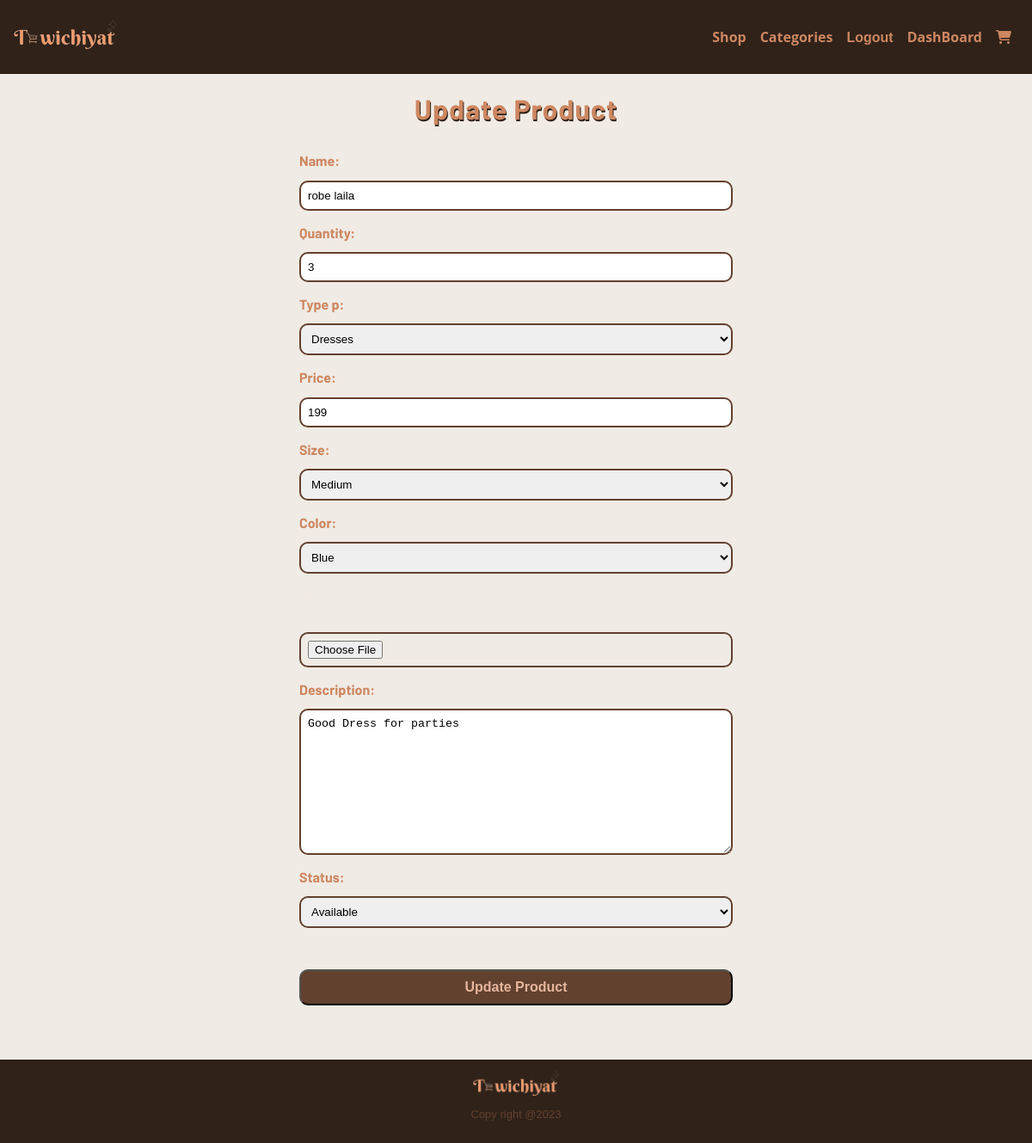
The app's page /dashboard/update_product/9/ (signed in) with its own data.
### userP/models.py (models this page shows, shortened)
class Profile(models.Model):
    Women = 'Women'
    Men = 'Men'
    GENDER_CHOICES = (
        (Women, 'Women'),
        (Men, 'Men')
    )
    user = models.OneToOneField(User, related_name='userprofile', on_delete=models.CASCADE)
    is_vendor = models.BooleanField(default=False)
    address = models.CharField(max_length=150)
    phone_nbr = models.CharField(max_length=30)
    gender = models.CharField(max_length=50, choices=GENDER_CHOICES, default=Women)
    slugU =  models.SlugField(max_length=50,default=None)

### vendor_dashboard/models.py (models this page shows, shortened)
class Product(models.Model):
    name = models.CharField(max_length=25,default='Anonymous Product')
    type_p = models.CharField(max_length=25)
    price = models.IntegerField()
    size = models.CharField(max_length=4)
    color = models.CharField(max_length=25)
    description = models.TextField(max_length=400)
    image = models.ImageField(default='default.png', blank=True)
    date = models.DateTimeField(default=datetime.datetime.now, editable=False)
    quantity = models.IntegerField(default=1)
    author = models.ForeignKey(User , null=True, on_delete=models.CASCADE)
    status = models.CharField(max_length=14 , default="Available")

### vendor_dashboard/views.py (the view)
# urls.py: path('update_product/<int:product_id>/', views.update_product, name='update_product'),
@login_required(login_url="/userP/login")
def update_product(request, product_id):
    product = get_object_or_404(Product, id=product_id)
    if request.method == 'POST':
        form = UpdateProduct(request.POST, request.FILES, instance=product)
        if form.is_valid():
            product=form.save()
            print(product.type_p)
            return redirect('vendor_dashboard:product_area')
        else:
            return JsonResponse({'error': 'form invalid', 'errors': form.errors})
    else:
        form = UpdateProduct(instance=product)
    return render(request, 'vendor_dashboard/update_product.html', {'form': form, 'product': product})

### Store/context_processors.py (called while the page is built)
def collectionslist(request):
    return {'collectionslist':Collection.objects.filter()}

### Store/models.py (called while the page is built)
    def __str__(self):
        return self.name

### userP/context_processors.py (called while the page is built)
def profiles(request):
    return {'profiles':Profile.objects.all()}

### vendor_dashboard/templates/vendor_dashboard/update_product.html (shortened to what this page needs)
{% extends 'base_layout.html'%}
{% block content %}
    <div class="update-product-wrapper">
        <div class="update-product-container">
            <h1>Update Product</h1>
            <form class="site-form"  method="post"  enctype="multipart/form-data">
                {{ form }}
                <input type="submit" value="Update Product" class="update-btn">
            </form>
          </div>
    </div>
{% endblock %}

### templates/base_layout.html (shortened to what this page needs)
{% load static%}
<!DOCTYPE html>
<html lang="en">
<head>
    <link rel="stylesheet" href="{% static 'styles.css'%}">
</head>
<body>
    <header class="header">
        <div class="logo-container">
          <a href="{% url 'home'%}"> <img src="{% static 'logo.png' %}" alt="logoImg"></a>
        </div>
        <nav class="nav-bar">
            <ul>
                <li class="nav-elt"><a href="{% url 'Store:shopnow' %}"><span class="hidden"> </span><span class="text-hidden">Shop</span></a></li>
                <li class="nav-elt" id="categoriesnav">
                    <a href="#"><span class="hidden"></span><span class="text-hidden">Categories</span></a>
                </li>
                {% if user.is_authenticated %}
                    <form action="{% url 'userP:logout' %}" class="logout-link" method="POST">
                        <button type="submit" class="nav-elt"><span class="hidden"></span><span class="text-hidden">Logout</span></button>
                    </form>
                    {% for p in profiles %}
                         {% if p.user == user %}
                            {% if p.is_vendor %}
                                <li class="nav-elt"><a href="{% url 'vendor_dashboard:dashboard'%}"><span class="hidden"></span><span class="text-hidden">DashBoard</span></a></li>
                            {% else %}
                                <li class="nav-elt"><a href=""><span class="hidden"><i class="fa-sharp fa-regular fa-heart" style="color: #CD8761;"></i></span><span class="text-hidden">WatchList</span></a></li>
                            {% endif %}
                        {% endif %}
                    {% endfor %}
                {% else %}
                   <li class="nav-elt"><a href="{% url 'userP:login'%}"><span class="hidden"><i class="fa-solid fa-user" style="color: #CD8761;"></i></span><span class="text-hidden">LogIn</span></a></li>
                {% endif %}
                <li class="nav-elt rounded-cart" ><a href="#"><span><i class="fa-solid fa-cart-shopping" style="color: #CD8761;"></i></span></a></li>
            </ul>
        </nav>
    </header>
    {% block content%}
    {% endblock%}
    <footer class="footer footer-absolute">
        <img src="{% static 'logo.png' %}" alt="" width="100px">
        <p class="copy-right">Copy right @2023</p>
    </footer>
</body>
</html>

### assets/styles.css (style rules this page uses)
html,body { margin: 0; padding: 0; width: 100%; height: 100%; background-color: #f0ebe4; font-family: 'Open Sans', sans-serif; }
*,*::after,*::before { box-sizing: border-box; user-select: none; }
body { position: relative; overflow: auto; display: flex; flex-direction: column; -ms-overflow-style: none; scrollbar-width: none; }
.footer { margin-top: auto; padding: 1em 4em; display: flex; flex-direction: column; justify-content: center; align-items: center; background-color: #302219; font-size: small; box-shadow: 2px 2px #62412F; }
.footer p { color: #CD8761; }
.footer-absolute { position: fixed; bottom: 0; width: 100%; }
.what-they-say .feedbacks .feedback .content-feedback p, section.about .content,.footer .copy-right { text-align: justify; color: #62412F; font-family: 'Rajdhani', sans-serif; }
header.header { padding: 1em; display: flex; flex-direction: row; align-items: center; background-color: #302219; width: 100%; }
.logo-container img { max-width: 120px; min-width: 90px; width: 100%; }
.nav-bar { margin-left: auto; }
.nav-bar ul { list-style: none; display: flex; flex-direction: row; justify-content: flex-end; }
.nav-bar ul .nav-elt { padding: 0 0.5em; font-weight: bold; }
.nav-bar ul li.nav-elt a { text-decoration: none; color: #CD8761; font-size: 1rem; }
.logout-link button { background-color: transparent; color: #CD8761; font-size: 1rem; border: none; }
.rounded-cart { position: relative; display: inline-block; }
.text-hidden { display: none; }
.login-wrapper, .signup-wrapper, .update-account-wrapper, .new_product_wrapper, .update-product-wrapper { vertical-align: middle; display: flex; flex-direction: column; width: 100%; padding-bottom: 4em; }
.login-container, .signup-container, .update-container, .new-product-container, .update-product-container,.order-container { margin: auto; position: relative; width: 100%; max-width: 600px; display: flex; flex-direction: column; text-align: center; font-family: 'Barlow', sans-serif; font-size: 1rem; font-style: normal; font-weight: 400; line-height: normal; }
.login-container h1, .signup-container h1, .update-container h1, .new-product-container h1, .update-product-container h1,.order-container h2 { margin-bottom: 0em; color: #CD8761; letter-spacing: 1px; text-shadow: 1px 2px #302219; }
.login-container form, .signup-container form, .update-container form, .new-product-container form, .update-product-container form, .order-container form { padding: 1em 3em; }
.login-container form > div, .update-container form > p, .signup-container form > div, .new-product-container form > div, .update-product-container form > div, .order-container form > div { display: flex; text-align: start; flex-direction: column; margin: 1em auto; width: 100%; color: #CD8761; font-weight: bold; }
.login-container form > div input, .signup-container form > div input, .update-container form > p input, .update-container form > p select, .new-product-container form > div input, .new-product-container form > div select, .new-product-container form > div textarea, .update-product-container form > div input, .update-product-container form > div select, .update-product-container form > div textarea, .order-container form > div input { flex:1; padding: 0.6em; margin-top: 1em; border-radius: 10px; border: 2px solid #62412F; }
.update-container form > p select option, .new-product-container form > div select option, .update-product-container form > div select option { width: 100%; max-width: 500px; }
.login-container form > input , .signup-container form > input, .update-container form > input, .new-product-container form > input, .update-product-container form > input, .order-container form > button { margin-top: 2em; width: 100%; padding: 0.6em ; border-radius: 10px; color: rgb(228, 182, 157); font-size: 1em; background-color: #62412F; font-weight: bold; text-shadow: #CD8761; }
.update-btn { margin-bottom: 5em }
.update-product-container form > div:nth-child(8) { color: #f0ebe4; }
@media (min-width:700px) { .text-hidden { display: inline-block; } }

### records on screen
Profile: is_vendor "DashBoard"
Product: name "robe laila", quantity "3", type_p "Dresses", price "199", size "Medium", color "Blue", description "Good Dress for parties", status "Available"
